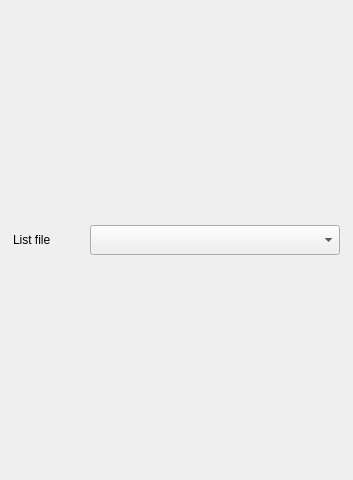
<?xml version="1.0" encoding="UTF-8"?>
<ui version="4.0">
 <class>DBTreeView</class>
 <widget class="QWidget" name="DBTreeView">
  <property name="geometry">
   <rect>
    <x>0</x>
    <y>0</y>
    <width>353</width>
    <height>480</height>
   </rect>
  </property>
  <property name="windowTitle">
   <string>DB TreeView</string>
  </property>
  <widget class="QLabel" name="textLabel1">
   <property name="geometry">
    <rect>
     <x>13</x>
     <y>225</y>
     <width>71</width>
     <height>30</height>
    </rect>
   </property>
   <property name="text">
    <string>List file  </string>
   </property>
   <property name="wordWrap">
    <bool>false</bool>
   </property>
  </widget>
  <widget class="QComboBox" name="fileList">
   <property name="geometry">
    <rect>
     <x>90</x>
     <y>225</y>
     <width>250</width>
     <height>30</height>
    </rect>
   </property>
   <property name="minimumSize">
    <size>
     <width>250</width>
     <height>0</height>
    </size>
   </property>
  </widget>
 </widget>
 <layoutdefault spacing="6" margin="11"/>
 <pixmapfunction>qPixmapFromMimeSource</pixmapfunction>
 <resources/>
 <connections/>
</ui>
